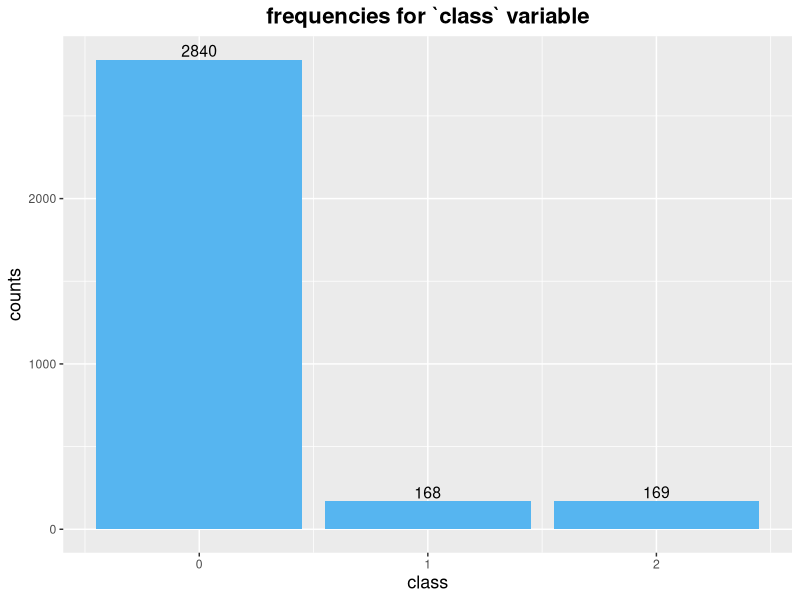

Write the R code that produced this figure. (Note: this script raises an error after producing the figure.)
## ---- chunk 1
library(dplyr)
library(readr)
library(caret)
library(nnet)
library(ggplot2)
## ---- chunk 2
train <- read.csv("training.csv")
test <- read.csv("test.csv")
## ---- chunk 3
#shows how many class 0,1,2 exist in the training data
num_class<-train %>% group_by(class) %>% summarise(counts=n())
print(num_class)
## ---- chunk 4
#Graph frequencies of each class
# png("class counts.png", units="px", width= 1920, height= 1080, res=300)

ggplot(num_class, aes(x = class, y = counts)) +
  geom_bar(stat="identity", fill="#56B5F0") +
  labs(title = "frequencies for `class` variable") + theme(axis.title = element_text(size = 13), 
    plot.title = element_text(size = 16, 
        face = "bold", hjust = 0.5)) +
  geom_text(aes(label=counts), position=position_dodge(width=0.9), vjust=-0.25, size=4)
  
# dev.off()

## ---- chunk 5
#Add standardized variables in threes
h1 <- train[,66:98]
h <-scale(h1, center = TRUE, scale = TRUE) #standardize
h <- as.data.frame(h)

sums <- data.frame(matrix(nrow=nrow(h),ncol =11))
j <-1
i <- 1
#combine variables
while(i < 33){
  sums[,j] <- rowSums(h[,i:(i+2)])
  j <- j+1
  i <- i+3
}
## ---- chunk 6
#fix column names
columns <- c("H3K4me3","H3K4me2","H3K4me1","H3K36me3","H3K27ac",
             "H3K27me3","H3K9me3","H3K9ac","H3K9me2","H3K79me2","H4K20me1")
names(sums) <- columns
## ---- chunk 7
#combine standardized columns to make new training data
train1 <- train[,2:65]
train1 <- train1 %>% mutate(sums) %>% mutate(class=train$class)
## ---- chunk 8
#do the same procedure for test data
h2 <- test[,66:98]
h_test <-scale(h2, center = TRUE, scale = TRUE) #standardize
h_test <- as.data.frame(h_test)

sums_test <- data.frame(matrix(nrow=nrow(h_test),ncol =11))
j <-1
i <- 1
#combine variables
while(i < 33){
  sums_test[,j] <- rowSums(h_test[,i:(i+2)])
  j <- j+1
  i <- i+3
}

#fix column names
columns <- c("H3K4me3","H3K4me2","H3K4me1","H3K36me3","H3K27ac",
             "H3K27me3","H3K9me3","H3K9ac","H3K9me2","H3K79me2","H4K20me1")
names(sums_test) <- columns

#combine new data
test1 <- test[,2:65]
test1 <- test1 %>% mutate(sums_test) 
## ---- chunk 9
#run lm
mod1 <- lm(class~.,data=train1)
summary(mod1)
## ---- chunk 10
#get predictors with p-value less than 0.1
predictors<-summary(mod1)$coefficients[,4] <0.1
predictors <- names(predictors[predictors==TRUE])
## ---- chunk 11
#subset training and test data with chosen predictors
p_train <- train1 %>% select(class,all_of(predictors))
p_test <- test1 %>% select(all_of(predictors))
## ---- chunk 12
set.seed(1)
p_train$class <- as.factor(p_train$class)
#Log
plog_fit <- train(
  form = class ~.,
  data = p_train,
  trControl = trainControl(method = "cv", number = 10),
  method = "multinom"
)
print(plog_fit)
## ---- chunk 13
set.seed(1)
#LDA
lda_fit <- train(
  form = class ~.,
  data = p_train,
  trControl = trainControl(method = "cv", number = 10),
  method = "lda"
)
print(lda_fit)
## ---- chunk 14
set.seed(1)
#KNN
knn_fit <- train(
  form = class ~.,
  data = p_train,
  trControl = trainControl(method = "cv", number = 5),
  method = "knn",
  preProcess = c("center","scale"),
  tuneGrid = expand.grid(k = seq(1, 20, by = 1))
)
print(knn_fit)
## ---- chunk 15
#predict probabilities on test data
log_pred<-predict(plog_fit, p_test, "prob")
## ---- chunk 16
#make a function to predict class based on probabilities
pred_class <- function(prob,threshold){
  preds = rep(NA, nrow(prob)) # vector to hold predictions

  for(i in 1:nrow(prob)){
    if(prob[i,1] >= threshold){ #classify as 0
      preds[i] = 0
    }
    else if(prob[i,2] > prob[i,3]){ #classify as 1 if prob bigger than prob of 2
      preds[i] = 1
    }
    else{
      preds[i] = 2
    }
  }
  return(preds)
}
## ---- chunk 17
#set threshold as the mean of the probabilities of predicting 0. 
prediction <- pred_class(log_pred,mean(log_pred[,1]))
## ---- chunk 18
final <- data.frame("id" = test$id, "class" = prediction)
## ---- chunk 19
write.csv(final, "/Users/eustinakim/Desktop/Stats 101C/ucla-stats101c-lec4/threshold2.csv",row.names = FALSE)
